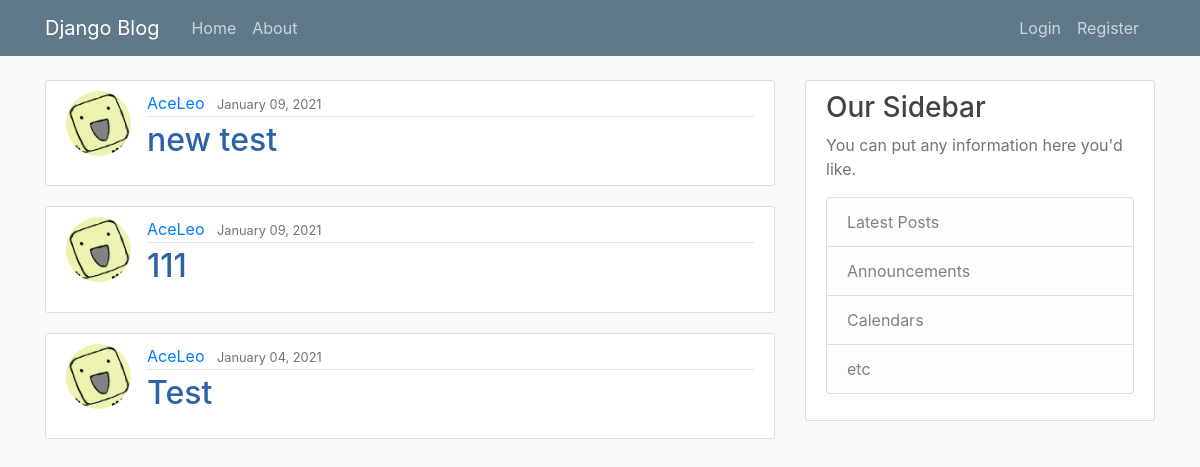
The page / on the database its author committed.
### blog/models.py (models this page shows, shortened)
class Post(models.Model):
    title = models.CharField(max_length=100)
    content = MarkdownxField()
    date_posted = models.DateTimeField(default=timezone.now)
    author = models.ForeignKey(User, on_delete= models.CASCADE) #delete user than delete everything
    def formatted_markdown(self):
        return markdownify(self.content)

### users/models.py (models this page shows, shortened)
class Profile(models.Model):
    user = models.OneToOneField(User, on_delete=models.CASCADE)
    image = models.ImageField(default='default.jpg', upload_to='projfile_pics')

### blog/views.py (the view)
# urls.py: path('', PostListView.as_view(), name='blog-home'),
class PostListView(ListView):
    model = Post
    template_name = 'blog/home.html'
    context_object_name = 'posts'
    ordering = ['-date_posted']

### blog/templates/blog/home.html (shortened to what this page needs)
{% extends "blog/base.html" %}
{% block content %}
    {% for post in posts %}
    <article class="media content-section">
      <img class ="rounded-circle article-img align-self-start mr-3" src = "{{ post.author.profile.image.url }}">
      <div class="media-body">
        <div class="article-metadata">
          <a class="mr-2" href="#">{{ post.author }}</a>
          <small class="text-muted">{{ post.date_posted|date:"F d, Y" }}</small>
        </div>
        <h2><a class="article-title" href="{% url 'post-detail' post.id %}">{{ post.title }}</a></h2>
      </div>
      </article>
    {% endfor %}
{% endblock content %}

### blog/templates/blog/base.html (shortened to what this page needs)
{% load static %}
<!DOCTYPE html>
<html>
    <head>
    <link rel="stylesheet" href="https://cdn.jsdelivr.net/npm/bootstrap@4.5.3/dist/css/bootstrap.min.css">
    <link rel ='stylesheet' type='text/css' href="{% static 'blog/main.css' %}">
    </head>
    <body>
        <header class="site-header">
           <nav class="navbar navbar-expand-lg navbar-dark bg-steel fixed-top">
              <div class="container">
                <a class="navbar-brand mr-4" href="{% url 'blog-home' %}">Django Blog</a>
                <div class= "navbar-nav">
                  <a class="nav-item nav-link" href="{% url 'blog-home' %}">Home</a>
                  <a class="nav-item nav-link" href="{% url 'blog-about' %}">About</a>
                </div>
                  <div class= "navbar-nav mr-sm-2">
                    {% if user.is_authenticated %}
                      <a class="nav-item nav-link" href="{% url 'post-create' %}">New Post</a>
                      <a class="nav-item nav-link" href="{% url 'profile' %}">{{ user.username }}</a>
                      <a class="nav-item nav-link" href="{% url 'logout' %}">Logout</a>
                    {% else %}
                      <a class="nav-item nav-link" href="{% url 'login' %}">Login</a>
                      <a class="nav-item nav-link" href="{% url 'register' %}">Register</a>
                    {% endif %}
                  </div>
                </div>
            </nav>
          </header>
          <main role="main" class="container">
            <div class="row">
              <div class="col-md-8">
                {% block content %}{% endblock %}
              </div>
              <div class="col-md-4">
                <div class="content-section">
                  <h3>Our Sidebar</h3>
                  <p class='text-muted'>You can put any information here you'd like.
                    <ul class="list-group">
                      <li class="list-group-item list-group-item-light">Latest Posts</li>
                      <li class="list-group-item list-group-item-light">Announcements</li>
                      <li class="list-group-item list-group-item-light">Calendars</li>
                      <li class="list-group-item list-group-item-light">etc</li>
                    </ul>
                  </p>
                </div>
              </div>
            </div>
          </main>
      </body>
    </body>
</html>

### blog/static/blog/main.css (style rules this page uses)
body { background: #fafafa; color: #333333; margin-top: 5rem; }
h1, h2, h3, h4, h5, h6 { color: #444444; }
ul { margin: 0; }
.bg-steel { background-color: #5f788a; }
.site-header .navbar-nav .nav-link { color: #cbd5db; }
.content-section { background: #ffffff; padding: 10px 20px; border: 1px solid #dddddd; border-radius: 3px; margin-bottom: 20px; }
.article-title { color: #2c62a8; }
.article-img { height: 65px; width: 65px; }
.article-metadata { padding-bottom: 1px; margin-bottom: 4px; border-bottom: 1px solid #e3e3e3 }

### rows shown on the page
Post: author.profile.image (picture), author "AceLeo", date_posted "January 09, 2021", title "new test"
Post: author.profile.image (picture), author "AceLeo", date_posted "January 09, 2021", title "111"
Post: author.profile.image (picture), author "AceLeo", date_posted "January 04, 2021", title "Test"
